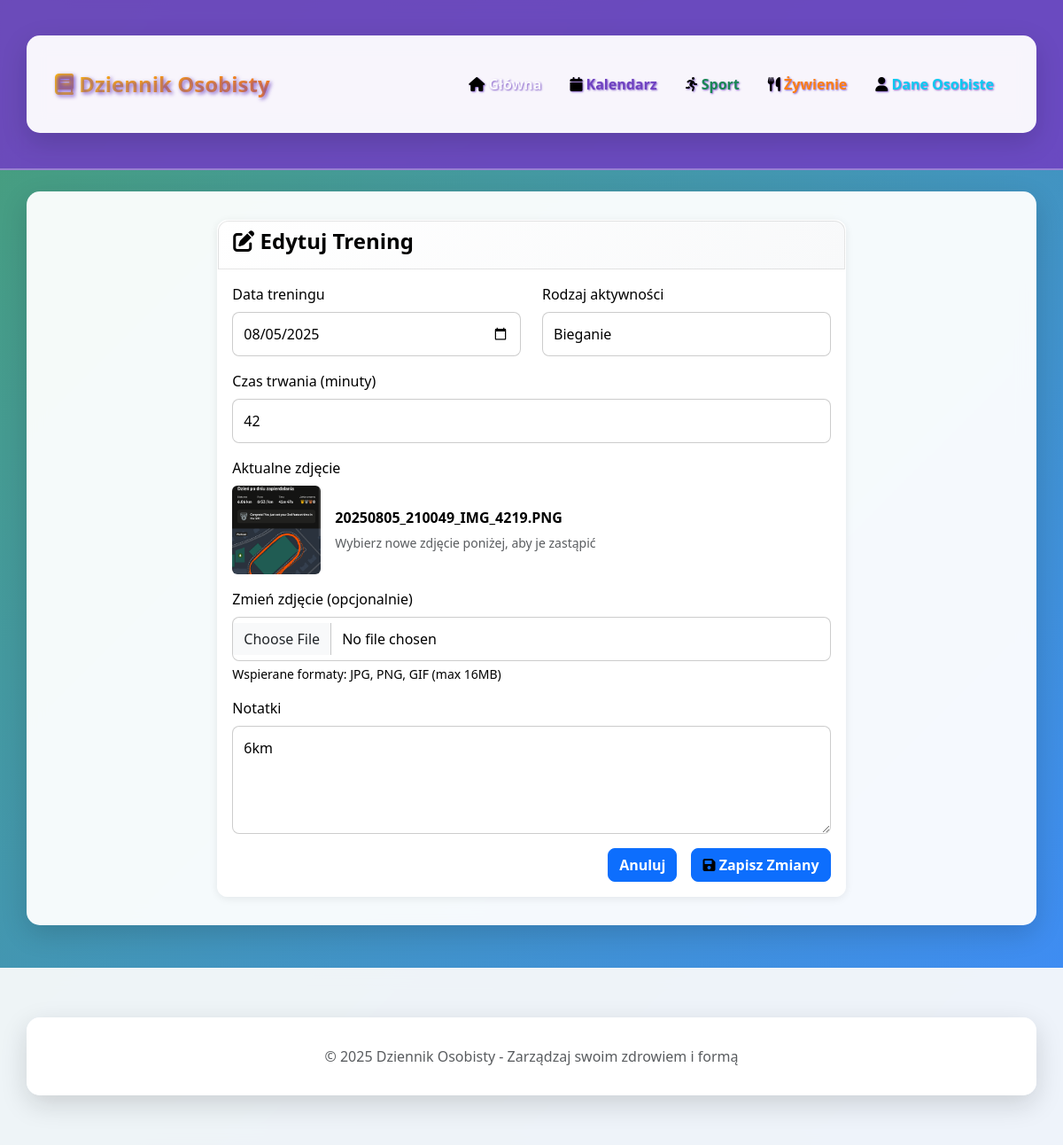
Screenshot of /sport/edit/1 with the database file from the repository.
### app.py (models this page shows)
class SportEntry(db.Model):
    id = db.Column(db.Integer, primary_key=True)
    date = db.Column(db.Date, nullable=False)
    activity = db.Column(db.String(100), nullable=False)
    duration = db.Column(db.Integer)  # w minutach
    notes = db.Column(db.Text)
    photo_filename = db.Column(db.String(200))
    created_at = db.Column(db.DateTime, default=datetime.utcnow)

### app.py (the view, shortened to what this page needs)
@app.route('/sport/edit/<int:id>', methods=['GET', 'POST'])
def edit_sport(id):
    entry = SportEntry.query.get_or_404(id)
    return render_template('edit_sport.html', entry=entry)

### templates/edit_sport.html (shortened to what this page needs)
{% extends "base.html" %}
{% block body_class %}bg-sport{% endblock %}
{% block content %}
<div class="row justify-content-center">
    <div class="col-md-8">
        <div class="card">
            <div class="card-header">
                <h4><i class="fas fa-edit"></i> Edytuj Trening</h4>
            </div>
            <div class="card-body">
                <form method="POST" enctype="multipart/form-data">
                    <div class="row">
                        <div class="col-md-6 mb-3">
                            <label for="date" class="form-label">Data treningu</label>
                            <input type="date" class="form-control" id="date" name="date" required
                                   value="{{ entry.date.strftime('%Y-%m-%d') }}">
                        </div>
                        <div class="col-md-6 mb-3">
                            <label for="activity" class="form-label">Rodzaj aktywności</label>
                            <input type="text" class="form-control" id="activity" name="activity"
                                   placeholder="np. Bieganie, Siłownia, Joga" required
                                   value="{{ entry.activity }}">
                        </div>
                    </div>
                    <div class="mb-3">
                        <label for="duration" class="form-label">Czas trwania (minuty)</label>
                        <input type="number" class="form-control" id="duration" name="duration"
                               placeholder="np. 30" min="1"
                               value="{{ entry.duration if entry.duration }}">
                    </div>
                    {% if entry.photo_filename %}
                    <div class="mb-3">
                        <label class="form-label">Aktualne zdjęcie</label>
                        <div class="d-flex align-items-center">
                            <img src="{{ url_for('static', filename='uploads/' + entry.photo_filename) }}"
                                 class="rounded me-3" style="width: 100px; height: 100px; object-fit: cover;"
                                 alt="Aktualne zdjęcie">
                            <div>
                                <p class="mb-1"><strong>{{ entry.photo_filename }}</strong></p>
                                <small class="text-muted">Wybierz nowe zdjęcie poniżej, aby je zastąpić</small>
                            </div>
                        </div>
                    </div>
                    {% endif %}
                    <div class="mb-3">
                        <label for="photo" class="form-label">
                            {% if entry.photo_filename %}
                                Zmień zdjęcie (opcjonalnie)
                            {% else %}
                                Dodaj zdjęcie z treningu
                            {% endif %}
                        </label>
                        <input type="file" class="form-control" id="photo" name="photo"
                               accept="image/*">
                        <div class="form-text">Wspierane formaty: JPG, PNG, GIF (max 16MB)</div>
                    </div>
                    <div class="mb-3">
                        <label for="notes" class="form-label">Notatki</label>
                        <textarea class="form-control" id="notes" name="notes" rows="4"
                                  placeholder="Opisz swój trening, samopoczucie, osiągnięcia...">{{ entry.notes if entry.notes }}</textarea>
                    </div>
                    <div class="d-grid gap-2 d-md-flex justify-content-md-end">
                        <a href="{{ url_for('sport') }}" class="btn btn-secondary me-md-2">Anuluj</a>
                        <button type="submit" class="btn btn-primary">
                            <i class="fas fa-save"></i> Zapisz Zmiany
                        </button>
                    </div>
                </form>
            </div>
        </div>
    </div>
</div>
{% endblock %}

### static/css/style.css (style rules this page uses)
body { background-color: #f8f9fa; font-family: 'Segoe UI', Tahoma, Geneva, Verdana, sans-serif; }
.card { border: none; border-radius: 12px; box-shadow: 0 2px 10px rgba(0, 0, 0, 0.08); transition: transform 0.2s ease-in-out; }
.card-header { background: linear-gradient(135deg, #f8f9fa 0%, #e9ecef 100%); border-bottom: 1px solid #dee2e6; border-radius: 12px 12px 0 0 !important; }
.btn { border-radius: 8px; font-weight: 500; transition: all 0.2s ease-in-out; }
.form-control, .form-select { border-radius: 8px; border: 1px solid #ced4da; padding: 0.75rem; transition: all 0.2s ease-in-out; background-color: #ffffff; color: #000000; }
.bg-home .form-control, .bg-home .form-select, .bg-sport .form-control, .bg-sport .form-select, .bg-nutrition .form-control, .bg-nutrition .form-select, .bg-personal .form-control, .bg-personal .form-select, .bg-calendar .form-control, .bg-calendar .form-select { background-color: rgba(255, 255, 255, 0.95); border-color: rgba(0, 0, 0, 0.2); color: #000000; }
* { transition: all 0.2s ease-in-out; }
.bg-sport { background: linear-gradient(135deg, rgba(25, 135, 84, 0.8), rgba(13, 110, 253, 0.8)), url('https://images.unsplash.com/photo-1571019613454-1cb2f99b2d8b?w=1920&h=1080&fit=crop&q=80') center/cover; min-height: 100vh; }
.bg-home .card, .bg-sport .card, .bg-nutrition .card, .bg-personal .card, .bg-calendar .card { background: rgba(255, 255, 255, 0.98); border: 1px solid rgba(255, 255, 255, 0.2); backdrop-filter: blur(15px); }
.bg-home .card-header, .bg-sport .card-header, .bg-nutrition .card-header, .bg-personal .card-header, .bg-calendar .card-header { background: linear-gradient(135deg, #ffffff 0%, #f8f9fa 100%) !important; color: #000000 !important; border-bottom: 2px solid rgba(0, 0, 0, 0.1); text-shadow: none; font-weight: 600; border: 1px solid rgba(0, 0, 0, 0.1); }
.bg-home h1, .bg-home h2, .bg-home h3, .bg-home h4, .bg-home h5, .bg-home h6, .bg-sport h1, .bg-sport h2, .bg-sport h3, .bg-sport h4, .bg-sport h5, .bg-sport h6, .bg-nutrition h1, .bg-nutrition h2, .bg-nutrition h3, .bg-nutrition h4, .bg-nutrition h5, .bg-nutrition h6, .bg-personal h1, .bg-personal h2, .bg-personal h3, .bg-personal h4, .bg-personal h5, .bg-personal h6, .bg-calendar h1, .bg-calendar h2, .bg-calendar h3, .bg-calendar h4, .bg-calendar h5, .bg-calendar h6 { color: #000000 !important; text-shadow: none; font-weight: 600; }
.bg-home .btn:not(.btn-outline-light), .bg-sport .btn:not(.btn-outline-light), .bg-nutrition .btn:not(.btn-outline-light), .bg-personal .btn:not(.btn-outline-light), .bg-calendar .btn:not(.btn-outline-light) { background-color: #0d6efd; border-color: #0d6efd; color: #ffffff; font-weight: 600; text-shadow: none; }
.bg-home .container *, .bg-sport .container *, .bg-nutrition .container *, .bg-personal .container *, .bg-calendar .container * { color: #000000; }
.bg-home a, .bg-sport a, .bg-nutrition a, .bg-personal a, .bg-calendar a { color: #0d6efd; text-decoration: none; }

### rows the page displays
SportEntry: date "08/05/2025", activity "Bieganie", duration "42", photo_filename (picture), photo_filename "20250805_210049_IMG_4219.PNG", notes "6km"
